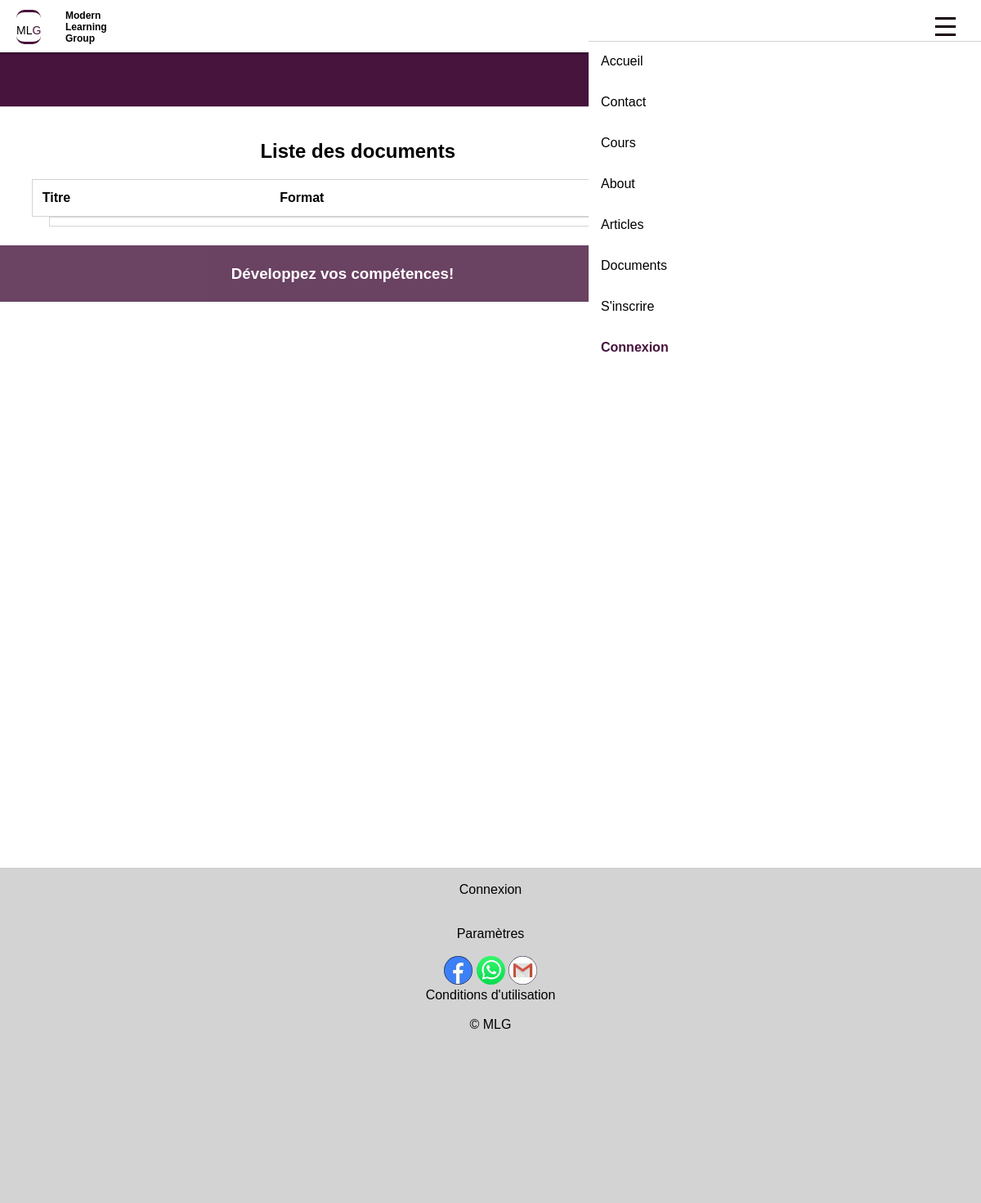
The app's page /documents/, older data.
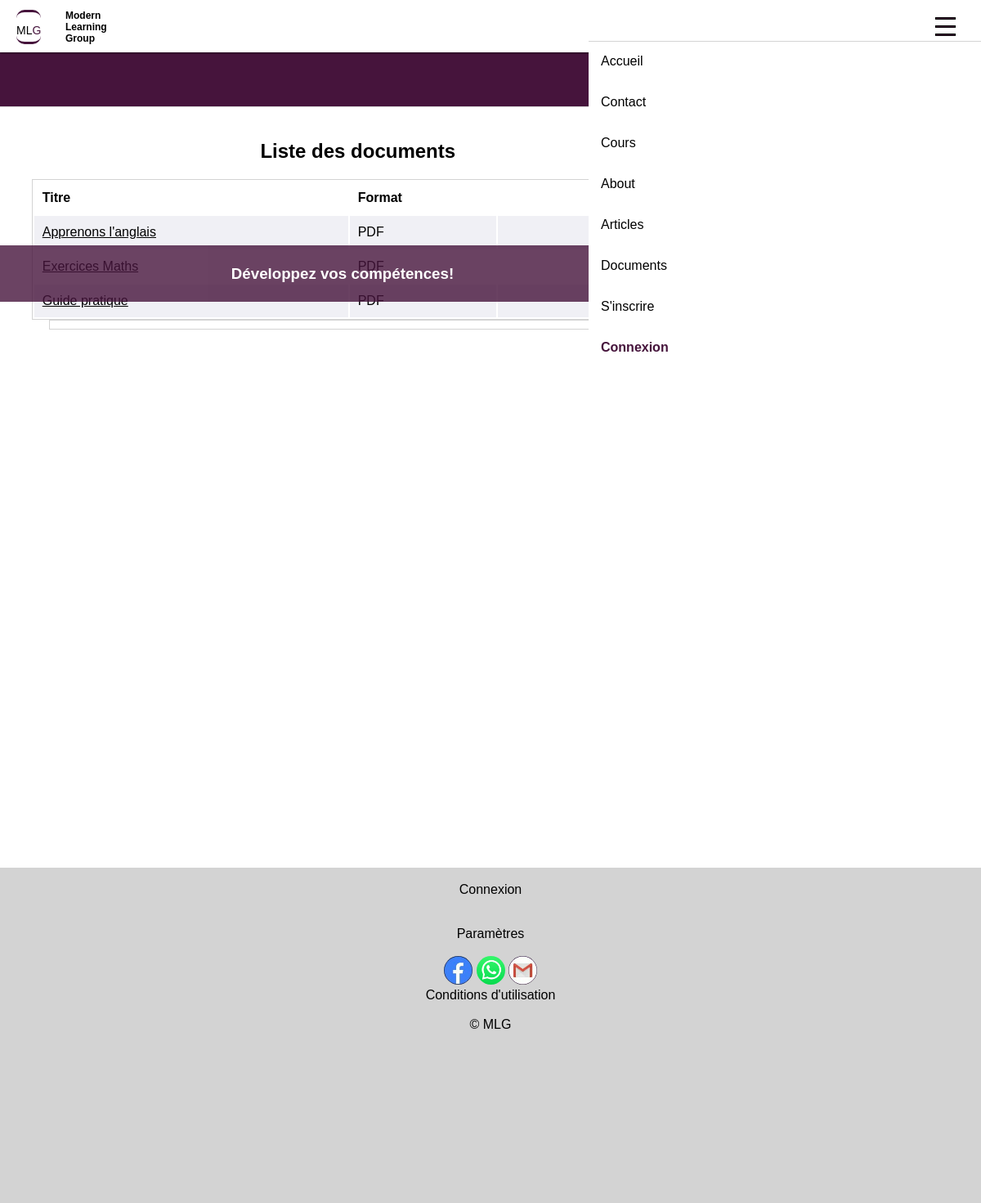
The same page, newer data.
### learning/models.py (models this page shows, shortened)
class Document(models.Model):
  title = models.CharField(max_length=500)
  slug = models.SlugField(unique=True, blank=True)
  document_category = models.ForeignKey(Categorie, on_delete=models.SET_NULL, null=True, blank=True)
  doc_file = models.FileField(upload_to='documents', null=True)
  overview = models.TextField(blank=True)
  pages_number = models.IntegerField(default=0, blank=True)
  doc_format = models.CharField(max_length=10, blank=True)
  doc_size = models.CharField(max_length=10, blank=True)
  price = models.FloatField(default=0.0)

### learning/views.py (the view)
# urls.py: path('documents/', views.documents_list_view, name="documents-list"),
def documents_list_view(request):
  documents = Document.objects.all()
  page = Paginator(documents, 10)
  page_number = request.GET.get('page')
  this_page = page.get_page(page_number)
  return render(request, 'learning/documents_list.html', {'page':this_page})

### learning/templates/learning/documents_list.html (shortened to what this page needs)
{% extends 'base_template.html'%}
{% load learning_tags %}
{% block content %}
    <h1>
        Liste des documents
    </h1>
    <table class="documents-list">
        <thead style="font-weight:bold;">
            <td>Titre</td><td>Format</td><td></td>
        </thead>
        {% for document in page %}
        <tr class="doc-tr">
          <td style="text-align:left;"><a href="{% url 'doc-details' document.slug %}">{{document.title}}</a></td>
         <td style="text-transform:uppercase;">{{ document.doc_format}}</td><td style="text-align:right;"> <button><a href="{% url 'doc-details' document.slug %}"> Download </a></button></td></tr>
        {% endfor %}
    </table>
<div class="pagination">
        <div class="pagin-cover">
        </div>
    </div>
{% endblock %}
{% block aside %}
<aside>
    <div>
        <ul>
            <h3>
            </h3>
            <li><b><a href="{% url 'english-lessons' %}">Cours d'anglais</a></b></li>
            <li><b><a href="{% url 'maths-lessons' %}">Cours de Maths</a></b></li>
            <br>
        </ul>
    </div>
    </aside>
{% endblock %}

Row changes from the older to the newer data that the page shows:
added Document: title "Apprenons l'anglais", doc_format "PDF"
